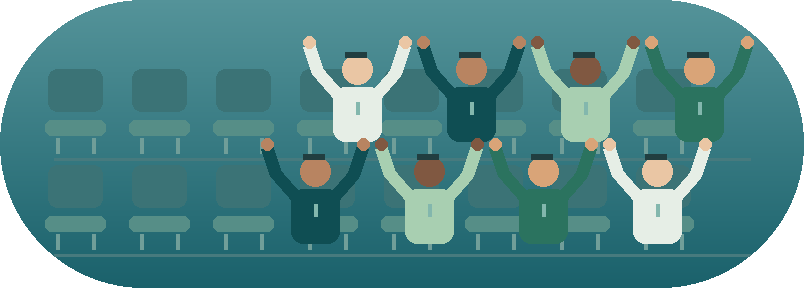
#> input picture SourceData/UI/T_LFF_CalmActive_UI.png, 804 x 288 px; the run also reads 1 picture not shown here
$ python -i make_og_image.py   (imports and definitions only)
#> lines starting #> are read from the running program, lines starting #| are printed output that depends on the picture; after the words box and inside, x2 and y2 are one past the last pixel; in counts of white or black regions, pixels touching at a corner belong together
"""Composes the link-preview image (web/static/og-image.jpg, 1200 x 630) from a render of the stadium: the welcome
screen's teal fade, the Eagles Autism Foundation and Five Below Foundation logos and the GAMEDAY VISUAL SCHEDULE headline,
without the buttons. The render is a screenshot of the page at 1200 x 630 with the HUD hidden (any headless browser).

  python3 web/tools/make_og_image.py <render.png> [web/static/og-image.jpg]
"""

import os
import sys

from PIL import Image, ImageDraw, ImageFilter, ImageFont

HERE = os.path.dirname(os.path.abspath(__file__))
UI = os.path.join(HERE, "..", "..", "SourceData", "UI")
SIZE = (1200, 630)
MIDNIGHT = (0, 76, 84)


def font(name, size):
    return ImageFont.truetype(os.path.join(UI, "Fonts", name), size)


def logo(name, height):
    img = Image.open(os.path.join(UI, name)).convert("RGBA")
    return img.resize((round(img.width * height / img.height), height), Image.LANCZOS)


def main(render, out):
#> called with out = 'out.png'
    scene = Image.open(render).convert("RGB").resize(SIZE, Image.LANCZOS)
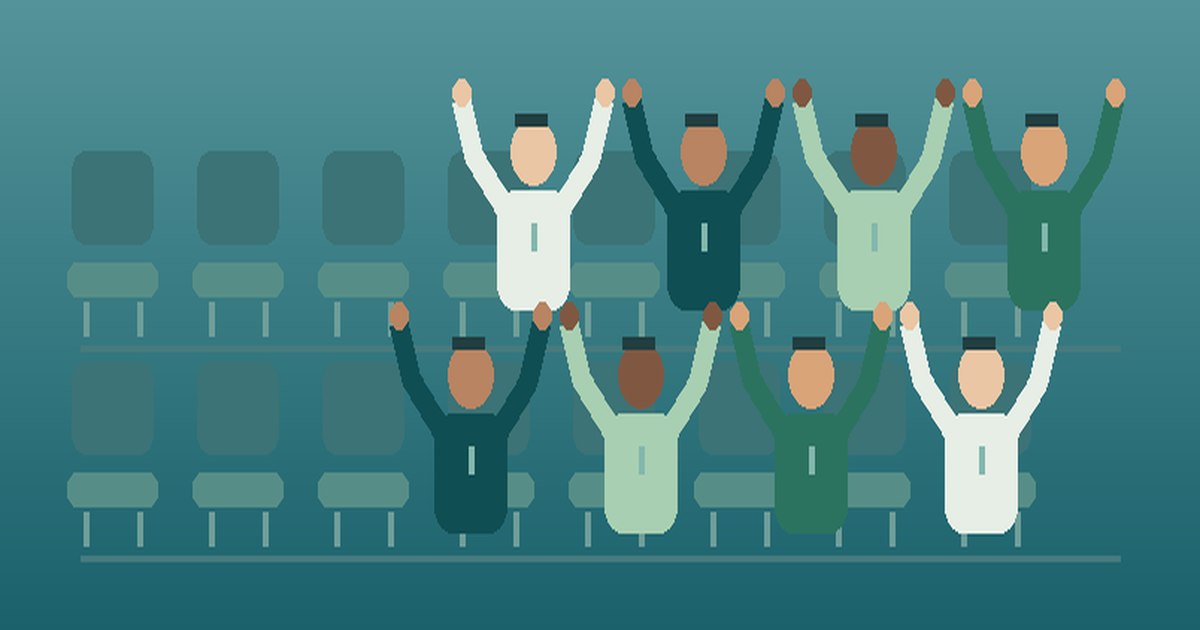
#> scene: PIL image 1200x630 RGB; mean R, G, B 70.1, 128.3, 130.6
    # The welcome screen's fade: midnight green through T_LFF_WelcomeFade's alpha, stretched to the frame (hud.css).
    fade_alpha = Image.open(os.path.join(UI, "T_LFF_WelcomeFade.png")).convert("RGBA").split()[3].resize(SIZE, Image.LANCZOS)
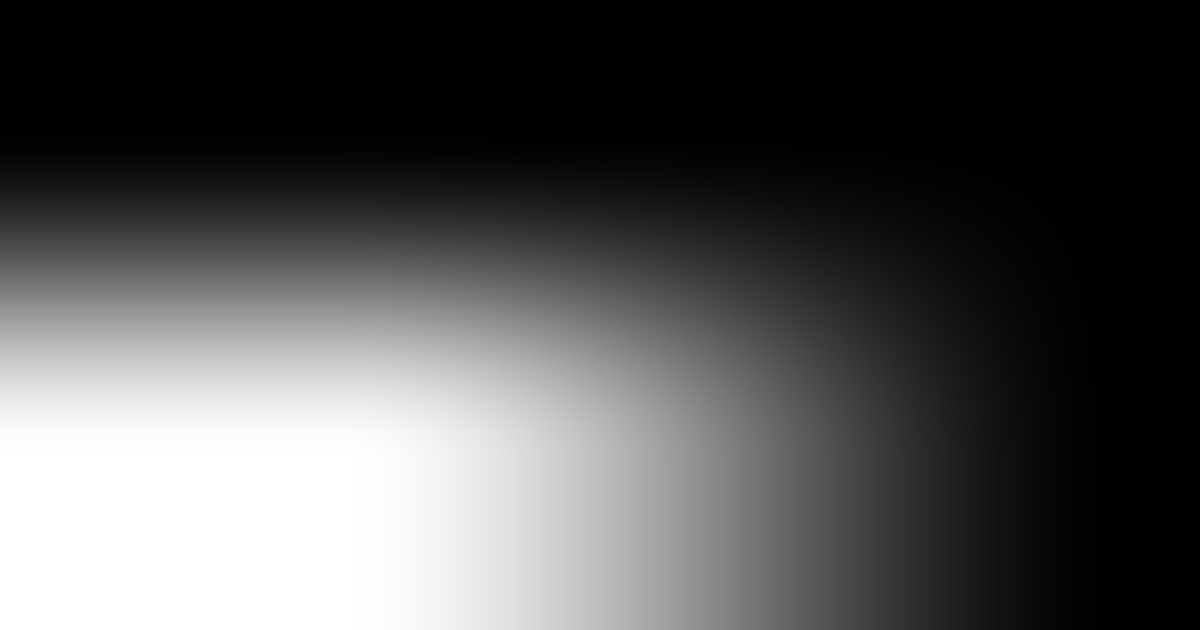
#> fade_alpha: PIL image 1200x630 L; min 0, max 255, mean 83.2
    scene.paste(Image.new("RGB", SIZE, MIDNIGHT), (0, 0), fade_alpha)
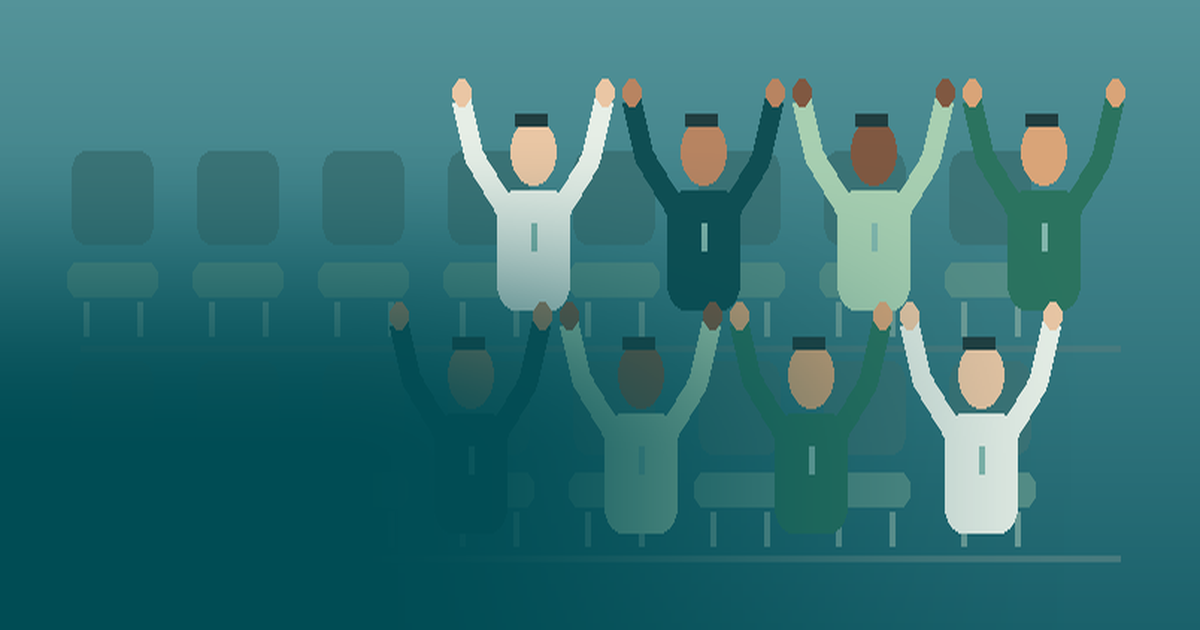
#> scene: PIL image 1200x630 RGB; mean R, G, B 51.8, 114.8, 118.6
    # A soft left-to-right veil so the headline reads on any frame.
    veil = Image.new("L", SIZE, 0)
#> veil: PIL image 1200x630 L; every value is 0
    ImageDraw.Draw(veil).rectangle((0, 0, 560, SIZE[1]), fill=110)
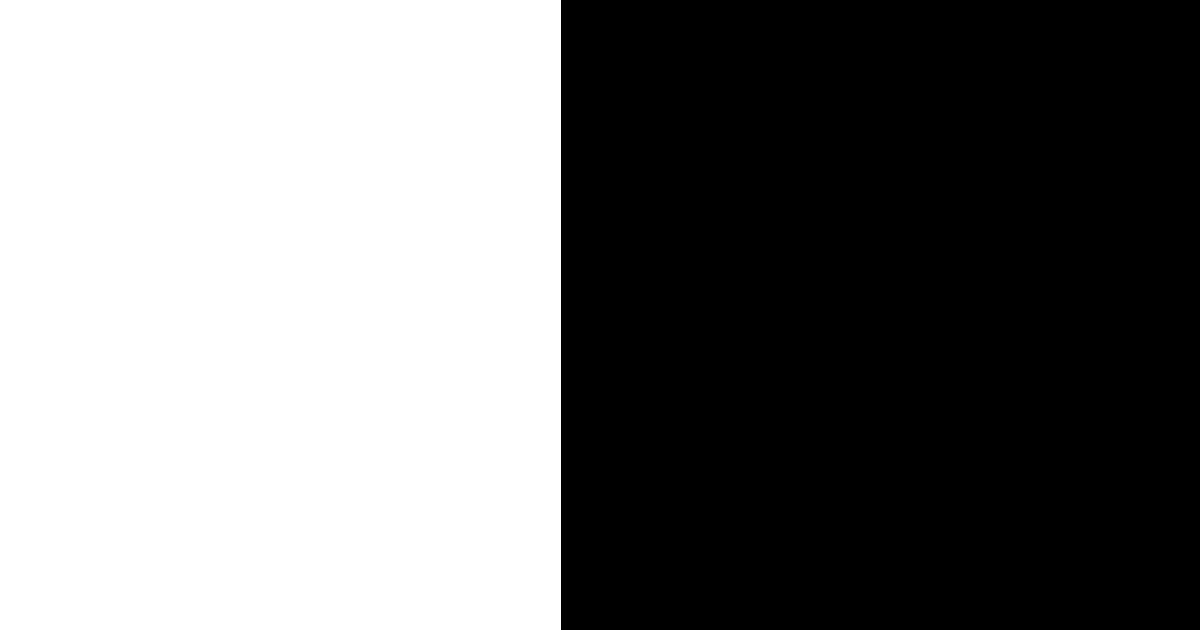
#> veil: PIL image 1200x630 L; values 0 (black) and 110 (white), 46.8% white; 1 white region, box (x1, y1, x2, y2) and area: (0, 0, 561, 630) 353430
    scene.paste(Image.new("RGB", SIZE, MIDNIGHT), (0, 0), veil.filter(ImageFilter.GaussianBlur(140)))
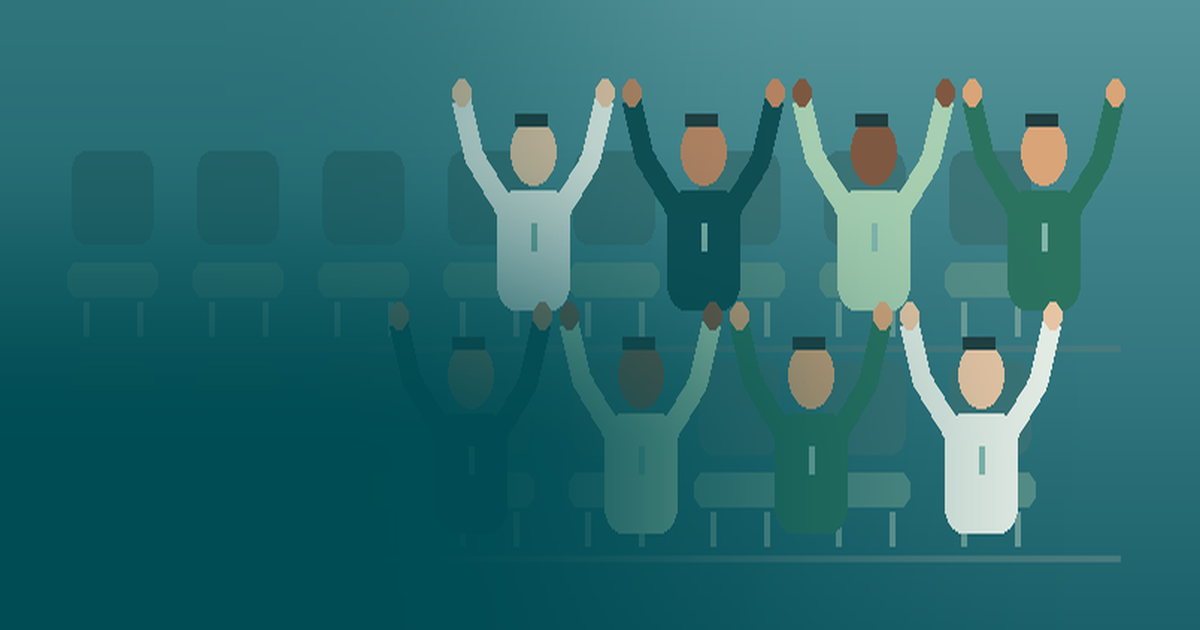
#> scene: PIL image 1200x630 RGB; mean R, G, B 44.1, 108.9, 113.1

    left, y = 64, 196
    eaf, fivebelow = logo("T_LFF_Logo_EAF_White.png", 66), logo("T_LFF_Logo_FiveBelow_UI.png", 50)
    scene.paste(eaf, (left, y), eaf)
    scene.paste(fivebelow, (left + eaf.width + 40, y + (eaf.height - fivebelow.height) // 2), fivebelow)
    y += eaf.height + 30

    draw = ImageDraw.Draw(scene)
    head = font("AtkinsonHyperlegible-Bold.ttf", 76)
    for line in ("GAMEDAY VISUAL", "SCHEDULE"):
        draw.text((left + 2, y + 3), line, font=head, fill=(0, 0, 0))  # Unreal's text shadow, offset down
        draw.text((left, y), line, font=head, fill=(255, 255, 255))
        y += 74
    y += 18
    draw.text((left, y), "A calm, step-by-step preview of game day", font=font("AtkinsonHyperlegible-Regular.ttf", 28), fill=(232, 240, 240))
    draw.text((left, y + 38), "Lincoln Financial Field", font=font("AtkinsonHyperlegible-Bold.ttf", 28), fill=(105, 190, 40))

    credit = font("AtkinsonHyperlegible-Regular.ttf", 14)
    text = "Imagery © Google · Cesium"
    w = draw.textlength(text, font=credit)
    draw.text((SIZE[0] - w - 16, SIZE[1] - 26), text, font=credit, fill=(235, 235, 235))

    scene.save(out, "JPEG", quality=88, optimize=True, progressive=True)
    print(f"{out}: {os.path.getsize(out) // 1024} KB")


# [2 lines not run here, left out]

#> (the run stopped early here; a loop or call above may not have finished)
